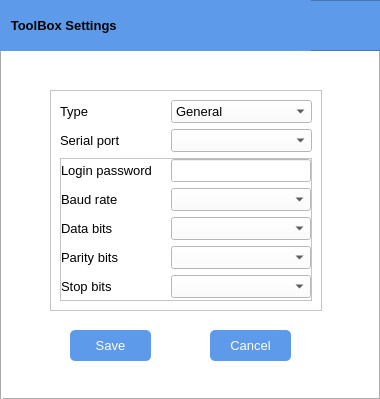
<?xml version="1.0" encoding="UTF-8"?>
<ui version="4.0">
 <class>SerialPortSetting</class>
 <widget class="QDialog" name="SerialPortSetting">
  <property name="windowModality">
   <enum>Qt::ApplicationModal</enum>
  </property>
  <property name="geometry">
   <rect>
    <x>0</x>
    <y>0</y>
    <width>380</width>
    <height>399</height>
   </rect>
  </property>
  <property name="windowTitle">
   <string>Dialog</string>
  </property>
  <property name="styleSheet">
   <string notr="true">background-color: rgb(255, 255, 255);</string>
  </property>
  <widget class="QPushButton" name="save_btn">
   <property name="geometry">
    <rect>
     <x>70</x>
     <y>330</y>
     <width>81</width>
     <height>31</height>
    </rect>
   </property>
   <property name="font">
    <font>
     <family>Arial</family>
     <pointsize>-1</pointsize>
    </font>
   </property>
   <property name="styleSheet">
    <string notr="true">QPushButton{
	font-size:13px;font-family:&quot;Arial&quot;;
	background-color: rgb(94, 154, 234);
	color: rgb(255, 255, 255);
	border-radius:5px 5px 5px 5px;
}
QPushButton:enabled {
        background-color: rgb(94, 154, 234);
        color: white;
}
QPushButton:!enabled {
	background-color: rgb(117, 117, 117);
	color: rgb(255, 255, 255);
	border-radius:5px 5px 5px 5px;
}
QPushButton:enabled:hover{
        background: rgb(89, 147, 222)
}
QPushButton:enabled:pressed{
        background: rgb(103, 161, 231)
}
</string>
   </property>
   <property name="text">
    <string>Save</string>
   </property>
  </widget>
  <widget class="Line" name="line_4">
   <property name="geometry">
    <rect>
     <x>379</x>
     <y>0</y>
     <width>3</width>
     <height>401</height>
    </rect>
   </property>
   <property name="orientation">
    <enum>Qt::Vertical</enum>
   </property>
  </widget>
  <widget class="Line" name="line">
   <property name="geometry">
    <rect>
     <x>0</x>
     <y>398</y>
     <width>420</width>
     <height>2</height>
    </rect>
   </property>
   <property name="orientation">
    <enum>Qt::Horizontal</enum>
   </property>
  </widget>
  <widget class="QPushButton" name="cancel_btn">
   <property name="geometry">
    <rect>
     <x>210</x>
     <y>330</y>
     <width>81</width>
     <height>31</height>
    </rect>
   </property>
   <property name="font">
    <font>
     <family>Arial</family>
     <pointsize>-1</pointsize>
    </font>
   </property>
   <property name="styleSheet">
    <string notr="true">QPushButton{
	font-size:13px;font-family:&quot;Arial&quot;;
	background-color: rgb(94, 154, 234);
	color: rgb(255, 255, 255);
	border-radius:5px 5px 5px 5px;
}
QPushButton:enabled {
        background-color: rgb(94, 154, 234);
        color: white;
}
QPushButton:!enabled {
	background-color: rgb(117, 117, 117);
	color: rgb(255, 255, 255);
	border-radius:5px 5px 5px 5px;
}
QPushButton:enabled:hover{
        background: rgb(89, 147, 222)
}
QPushButton:enabled:pressed{
        background: rgb(103, 161, 231)
}
</string>
   </property>
   <property name="text">
    <string>Cancel</string>
   </property>
  </widget>
  <widget class="Line" name="line_2">
   <property name="geometry">
    <rect>
     <x>0</x>
     <y>0</y>
     <width>420</width>
     <height>3</height>
    </rect>
   </property>
   <property name="orientation">
    <enum>Qt::Horizontal</enum>
   </property>
  </widget>
  <widget class="Line" name="line_3">
   <property name="geometry">
    <rect>
     <x>0</x>
     <y>0</y>
     <width>3</width>
     <height>401</height>
    </rect>
   </property>
   <property name="orientation">
    <enum>Qt::Vertical</enum>
   </property>
  </widget>
  <widget class="QFrame" name="frame">
   <property name="geometry">
    <rect>
     <x>0</x>
     <y>0</y>
     <width>381</width>
     <height>51</height>
    </rect>
   </property>
   <property name="styleSheet">
    <string notr="true">background-color: rgb(94, 154, 234);</string>
   </property>
   <property name="frameShape">
    <enum>QFrame::StyledPanel</enum>
   </property>
   <property name="frameShadow">
    <enum>QFrame::Raised</enum>
   </property>
   <widget class="QLabel" name="label_8">
    <property name="geometry">
     <rect>
      <x>0</x>
      <y>0</y>
      <width>311</width>
      <height>51</height>
     </rect>
    </property>
    <property name="font">
     <font>
      <family>Arial</family>
      <pointsize>10</pointsize>
      <weight>75</weight>
      <bold>true</bold>
     </font>
    </property>
    <property name="text">
     <string>   ToolBox Settings</string>
    </property>
   </widget>
   <widget class="QPushButton" name="close_btn">
    <property name="geometry">
     <rect>
      <x>330</x>
      <y>10</y>
      <width>37</width>
      <height>31</height>
     </rect>
    </property>
    <property name="styleSheet">
     <string notr="true">
QPushButton {color: rgb(255, 255, 255);border:0px;} QPushButton:hover { background-color: #9ba8b9; }</string>
    </property>
    <property name="text">
     <string/>
    </property>
    <property name="icon">
     <iconset resource="image/image.qrc">
      <normaloff>:/new/image/close.png</normaloff>:/new/image/close.png</iconset>
    </property>
   </widget>
  </widget>
  <widget class="QFrame" name="frame_2">
   <property name="geometry">
    <rect>
     <x>50</x>
     <y>90</y>
     <width>272</width>
     <height>221</height>
    </rect>
   </property>
   <property name="frameShape">
    <enum>QFrame::StyledPanel</enum>
   </property>
   <property name="frameShadow">
    <enum>QFrame::Raised</enum>
   </property>
   <layout class="QGridLayout" name="gridLayout_2">
    <item row="2" column="0" colspan="2">
     <widget class="QFrame" name="serial_frame">
      <property name="frameShape">
       <enum>QFrame::StyledPanel</enum>
      </property>
      <property name="frameShadow">
       <enum>QFrame::Raised</enum>
      </property>
      <layout class="QGridLayout" name="gridLayout">
       <property name="leftMargin">
        <number>0</number>
       </property>
       <property name="topMargin">
        <number>0</number>
       </property>
       <property name="rightMargin">
        <number>0</number>
       </property>
       <property name="bottomMargin">
        <number>0</number>
       </property>
       <property name="horizontalSpacing">
        <number>10</number>
       </property>
       <item row="0" column="0">
        <widget class="QLabel" name="label_3">
         <property name="minimumSize">
          <size>
           <width>100</width>
           <height>0</height>
          </size>
         </property>
         <property name="font">
          <font>
           <family>Arial</family>
           <pointsize>10</pointsize>
          </font>
         </property>
         <property name="text">
          <string>Login password</string>
         </property>
        </widget>
       </item>
       <item row="0" column="1">
        <widget class="QLineEdit" name="loginPwd_lineedit">
         <property name="font">
          <font>
           <family>Arial</family>
           <pointsize>10</pointsize>
          </font>
         </property>
         <property name="maxLength">
          <number>6</number>
         </property>
         <property name="echoMode">
          <enum>QLineEdit::Password</enum>
         </property>
        </widget>
       </item>
       <item row="1" column="0">
        <widget class="QLabel" name="label_2">
         <property name="minimumSize">
          <size>
           <width>100</width>
           <height>0</height>
          </size>
         </property>
         <property name="font">
          <font>
           <family>Arial</family>
           <pointsize>10</pointsize>
          </font>
         </property>
         <property name="text">
          <string>Baud rate</string>
         </property>
        </widget>
       </item>
       <item row="1" column="1">
        <widget class="MyCombobox" name="baudRate_cbx">
         <property name="font">
          <font>
           <family>Arial</family>
           <pointsize>10</pointsize>
          </font>
         </property>
         <property name="currentIndex">
          <number>-1</number>
         </property>
        </widget>
       </item>
       <item row="2" column="0">
        <widget class="QLabel" name="label_4">
         <property name="minimumSize">
          <size>
           <width>100</width>
           <height>0</height>
          </size>
         </property>
         <property name="font">
          <font>
           <family>Arial</family>
           <pointsize>10</pointsize>
          </font>
         </property>
         <property name="text">
          <string>Data bits</string>
         </property>
        </widget>
       </item>
       <item row="2" column="1">
        <widget class="MyCombobox" name="dataBit_cbx">
         <property name="font">
          <font>
           <family>Arial</family>
           <pointsize>10</pointsize>
          </font>
         </property>
        </widget>
       </item>
       <item row="3" column="0">
        <widget class="QLabel" name="label_5">
         <property name="minimumSize">
          <size>
           <width>100</width>
           <height>0</height>
          </size>
         </property>
         <property name="font">
          <font>
           <family>Arial</family>
           <pointsize>10</pointsize>
          </font>
         </property>
         <property name="text">
          <string>Parity bits</string>
         </property>
        </widget>
       </item>
       <item row="3" column="1">
        <widget class="MyCombobox" name="parityBit_cbx">
         <property name="font">
          <font>
           <family>Arial</family>
           <pointsize>10</pointsize>
          </font>
         </property>
        </widget>
       </item>
       <item row="4" column="0">
        <widget class="QLabel" name="label_6">
         <property name="minimumSize">
          <size>
           <width>100</width>
           <height>0</height>
          </size>
         </property>
         <property name="font">
          <font>
           <family>Arial</family>
           <pointsize>10</pointsize>
          </font>
         </property>
         <property name="text">
          <string>Stop bits</string>
         </property>
        </widget>
       </item>
       <item row="4" column="1">
        <widget class="MyCombobox" name="stopBit_cbx">
         <property name="font">
          <font>
           <family>Arial</family>
           <pointsize>10</pointsize>
          </font>
         </property>
        </widget>
       </item>
      </layout>
     </widget>
    </item>
    <item row="0" column="0">
     <widget class="QLabel" name="label_7">
      <property name="minimumSize">
       <size>
        <width>105</width>
        <height>0</height>
       </size>
      </property>
      <property name="font">
       <font>
        <family>Arial</family>
        <pointsize>10</pointsize>
       </font>
      </property>
      <property name="text">
       <string>Type</string>
      </property>
     </widget>
    </item>
    <item row="0" column="1">
     <widget class="MyCombobox" name="type_cbx">
      <property name="font">
       <font>
        <family>Arial</family>
        <pointsize>10</pointsize>
       </font>
      </property>
      <item>
       <property name="text">
        <string>General</string>
       </property>
      </item>
      <item>
       <property name="text">
        <string>NFC</string>
       </property>
      </item>
     </widget>
    </item>
    <item row="1" column="0">
     <widget class="QLabel" name="label">
      <property name="minimumSize">
       <size>
        <width>105</width>
        <height>0</height>
       </size>
      </property>
      <property name="font">
       <font>
        <family>Arial</family>
        <pointsize>10</pointsize>
       </font>
      </property>
      <property name="text">
       <string>Serial port            </string>
      </property>
     </widget>
    </item>
    <item row="1" column="1">
     <widget class="MyCombobox" name="serialPort_cbx">
      <property name="sizePolicy">
       <sizepolicy hsizetype="Expanding" vsizetype="Fixed">
        <horstretch>0</horstretch>
        <verstretch>0</verstretch>
       </sizepolicy>
      </property>
      <property name="font">
       <font>
        <family>Arial</family>
        <pointsize>10</pointsize>
       </font>
      </property>
     </widget>
    </item>
   </layout>
  </widget>
 </widget>
 <customwidgets>
  <customwidget>
   <class>MyCombobox</class>
   <extends>QComboBox</extends>
   <header location="global">myControl/mycombobox.h</header>
  </customwidget>
 </customwidgets>
 <resources>
  <include location="image/image.qrc"/>
 </resources>
 <connections>
  <connection>
   <sender>save_btn</sender>
   <signal>clicked()</signal>
   <receiver>SerialPortSetting</receiver>
   <slot>close()</slot>
   <hints>
    <hint type="sourcelabel">
     <x>101</x>
     <y>353</y>
    </hint>
    <hint type="destinationlabel">
     <x>47</x>
     <y>321</y>
    </hint>
   </hints>
  </connection>
  <connection>
   <sender>cancel_btn</sender>
   <signal>clicked()</signal>
   <receiver>SerialPortSetting</receiver>
   <slot>close()</slot>
   <hints>
    <hint type="sourcelabel">
     <x>246</x>
     <y>353</y>
    </hint>
    <hint type="destinationlabel">
     <x>212</x>
     <y>320</y>
    </hint>
   </hints>
  </connection>
  <connection>
   <sender>close_btn</sender>
   <signal>clicked()</signal>
   <receiver>cancel_btn</receiver>
   <slot>click()</slot>
   <hints>
    <hint type="sourcelabel">
     <x>338</x>
     <y>20</y>
    </hint>
    <hint type="destinationlabel">
     <x>278</x>
     <y>360</y>
    </hint>
   </hints>
  </connection>
 </connections>
</ui>
